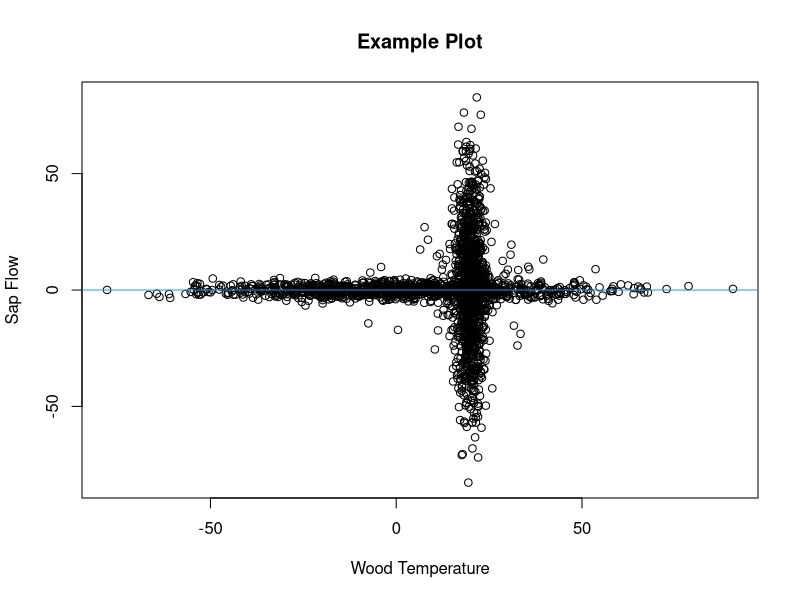

This figure's R source: (Note: this script raises an error after producing the figure.)

# Finding Critical Points in the Relationship Between Wood Temperature and Winter-Dormant-Season Sap Flow

# David Moore
# University of New Hampshire Ecohydrology Lab
# July 2023
# davidblakneymoore@gmail.com


# The Explanation

# There are situations where data points, when plotted, cluster around the
# horizontal axis except when they're near a particular value along that axis.
# A picture will help describe this situation.

Predictor_Variable <- c(rnorm(1000, 0, 25), rnorm(1000, 20, 2), rnorm(100, 20, 10))
Response_Variable <- c(rnorm(1000, 0, 2), rnorm(1000, 0, 25), rnorm(100, 0, 10))
Data_Frame <- data.frame(Predictor_Variable = Predictor_Variable, Response_Variable = Response_Variable)
plot(Response_Variable ~ Predictor_Variable, Data_Frame, main = 'Example Plot', xlab = 'Wood Temperature', ylab = 'Sap Flow')
abline(h = 0, col = 4)

# This figure is included in this repository - it's called 'Example Plot 1'.

# This made-up data mimics what I've seen in my studies on winter-dormant-
# season sap flow, where wood temperature is the predictor variable and sap
# flow is the response variable. At extreme wood temperature values, there is
# essentially no sap flow, but when wood temperature values approach a
# particular value (which may be species-specific) from above or below, sap
# flows either downward or upward in deciduous hardwoods.

# In these scenarios, the value of the predictor variable at which the response
# variable is most variable is unknown. This value, which I'll call the
# 'critical value', must be identified and likely has physiological
# significance for the tree. Here, I propose a method to estimate these
# critical values.

# To estimate a critical value, I propose to split the plane of the plot up
# into four quadrants. The quadrants will come together at a point on the
# horizontal axis somewhere between the minimum and maximum values of the
# predictor variable. These quadrants will be delineated by two lines that
# cross on the horizontal axis and that have slopes of equal magnitude but of
# different signs (in other words, the lines that delineate the quadrants are
# reflections of each other about the vertical line that passes through the
# point where the lines delineating the quadrant cross). Again, a figure will
# help to illustrate this concept.

Horizontal_Axis_Intercept_Interval <- 0.1
Vertical_Axis_Intercept_Interval <- 0.1
Slope_Interval <- 0.01
Angles <- seq((0 + Slope_Interval), ((pi / 2) - Slope_Interval), Slope_Interval)
Horizontal_Axis_Intercepts <- seq(min(Data_Frame$Predictor_Variable), max(Data_Frame$Predictor_Variable), by = Horizontal_Axis_Intercept_Interval)
Vertical_Axis_Intercepts <- seq(min(Data_Frame$Predictor_Variable), max(Data_Frame$Predictor_Variable), by = Vertical_Axis_Intercept_Interval)
i <- sample(seq_len(length((Horizontal_Axis_Intercepts))), 1)
j <- sample(seq_len(length((Vertical_Axis_Intercepts))), 1)
k <- sample(seq_len(length(Angles)), 1)
Bottommost_Points <- ifelse((Data_Frame$Response_Variable < ((tan(Angles[k]) * Data_Frame$Predictor_Variable) + Vertical_Axis_Intercepts[j] - (Horizontal_Axis_Intercepts[i] * tan(Angles[k])))) & (Data_Frame$Response_Variable < ((-tan(Angles[k]) * Data_Frame$Predictor_Variable) + Vertical_Axis_Intercepts[j] + (Horizontal_Axis_Intercepts[i] * tan(Angles[k])))), T, F)
Leftmost_Regions <- ifelse((Data_Frame$Response_Variable > ((tan(Angles[k]) * Data_Frame$Predictor_Variable) + Vertical_Axis_Intercepts[j] - (Horizontal_Axis_Intercepts[i] * tan(Angles[k])))) & (Data_Frame$Response_Variable < ((-tan(Angles[k]) * Data_Frame$Predictor_Variable) + Vertical_Axis_Intercepts[j] + (Horizontal_Axis_Intercepts[i] * tan(Angles[k])))), T, F)
Topmost_Points <- ifelse((Data_Frame$Response_Variable > ((tan(Angles[k]) * Data_Frame$Predictor_Variable) + Vertical_Axis_Intercepts[j] - (Horizontal_Axis_Intercepts[i] * tan(Angles[k])))) & (Data_Frame$Response_Variable > ((-tan(Angles[k]) * Data_Frame$Predictor_Variable) + Vertical_Axis_Intercepts[j] + (Horizontal_Axis_Intercepts[i] * tan(Angles[k])))), T, F)
Rightmost_Points <- ifelse((Data_Frame$Response_Variable < ((tan(Angles[k]) * Data_Frame$Predictor_Variable) + Vertical_Axis_Intercepts[j] - (Horizontal_Axis_Intercepts[i] * tan(Angles[k])))) & (Data_Frame$Response_Variable > ((-tan(Angles[k]) * Data_Frame$Predictor_Variable) + Vertical_Axis_Intercepts[j] + (Horizontal_Axis_Intercepts[i] * tan(Angles[k])))), T, F)
Bottommost_Points <- Data_Frame[Bottommost_Points, ]
Leftmost_Regions <- Data_Frame[Leftmost_Regions, ]
Topmost_Points <- Data_Frame[Topmost_Points, ]
Rightmost_Points <- Data_Frame[Rightmost_Points, ]
plot(Response_Variable ~ Predictor_Variable, Data_Frame, type = 'n', main = 'Example Plot', xlab = 'Wood Temperature', ylab = 'Sap Flow')
points(Bottommost_Points$Predictor_Variable, Bottommost_Points$Response_Variable, pch = 20, col = 2)
points(Leftmost_Regions$Predictor_Variable, Leftmost_Regions$Response_Variable, pch = 20, col = 3)
points(Topmost_Points$Predictor_Variable, Topmost_Points$Response_Variable, pch = 20, col = 4)
points(Rightmost_Points$Predictor_Variable, Rightmost_Points$Response_Variable, pch = 20, col = 5)
abline(a = (Vertical_Axis_Intercepts[j] - (Horizontal_Axis_Intercepts[i] * tan(Angles[k]))), b = (tan(Angles[k])))
abline(a = (Vertical_Axis_Intercepts[j] + (Horizontal_Axis_Intercepts[i] * tan(Angles[k]))), b = (-tan(Angles[k])))
abline(h = 0)

# To find the critical value, two major processes will happen. First, the lines
# delineating the quadrants will start at the leftmost data point and
# incrementally move rightward along the horizontal axis. Second, at each of
# the horizontal axis intercepts where these two lines meet, the angles of
# these lines will vary incrementally from 0 to pi / 2. For each combination of
# horizontal axis intercept and angle, a least-squares value will be
# calculated. This least-squares value will be the sum of the squared residuals
# from the topmost and bottommost quadrants (these residuals are the difference
# between the data points in these two quadrants and the vertical line that
# passes through the point where the lines delineating the quadrants cross)
# taken together and from the leftmost and rightmost quadrants (these residuals
# are the difference between the data points in these two quadrants and the
# horizontal axis) taken together. The critical point will be the value of the
# predictor variable that generates the minimum least-squares value.

# Actually, a third minor process will happen concurrently also. The vertical
# position of this critical point will be allowed to vary as well. Although, in
# theory, sap flow will approach 0 at extreme temperatures, in practice, sap
# flow values are typically off by a small amount due to probe misalignment
# (details can be found in Burgess et al., 2001). Therefore, in order to
# determine the empirical value for no sap flow, this critical point will be
# allowed to vary vertically, and the vertical position of this critical point
# will be subtracted from all sap flow values to reset the baseline to 0.

# An even better and more descriptive figure that helps to explain this process
# is included in this repository - it's called 'Example Plot 2.jpeg'.

# This function takes six arguments. The first two are required.

# The 'Predictor_Variable' argument specifies which variable will be treated as
# the variable on the horizontal axis. If the 'Data_Frame' argument is used to
# specify a data frame containing the predictor variable column, the
# 'Predictor_Variable' argument should not be written as a character string (it
# should not be surrounded by quotation marks). If the 'Data_Frame' argument is
# not used, the 'Predictor_Variable' argument should  be written as a character
# string, surrounded by quotation marks. This argument must be numeric and of
# the same length as the 'Response_Variable' argument.

# The 'Response_Variable' argument specifies which variable will be treated as
# the variable on the vertical axis. If the 'Data_Frame' argument is used to
# specify a data frame containing the response variable column, the
# 'Response_Variable' argument should not be written as a character string (it
# should not be surrounded by quotation marks). If the 'Data_Frame' argument is
# not used, the 'Response_Variable' argument should  be written as a character
# string, surrounded by quotation marks. This argument must be numeric and of
# the same length as the 'Predictor_Variable' argument.

# The 'Data_Frame' argument is optional and can be used to identify an object
# of class 'data.frame' that contains both the predictor and response
# variables.

# The 'Slope_Interval' argument specifies, in radians, how gradually slopes
# (angles) should increase from 0 to pi / 2. Smaller 'Slope_Interval' values
# will cause the function to take longer to run but will lead to more accurate
# critical values. This argument must be numeric, of length 1, and between 0
# and pi / 2.

# The 'Horizontal_Axis_Intercept_Interval' argument specifies, in whatever
# units the predictor variable is in, how gradually the quadrants shift from
# right to left. Smaller 'Horizontal_Axis_Intercept_Interval' values will cause
# the function to take longer to run but will lead to more accurate critical
# values. This argument must be numeric, of length 1, and between 0
# and the domain of the predictor variable.

# The 'Vertical_Axis_Intercept_Interval' argument specifies, in whatever units
# the response variable is in, how gradually the quadrants shift from top to
# bottom. Smaller 'Vertical_Axis_Intercept_Interval' values will cause the
# function to take longer to run but will lead to more accurate critical
# values. This argument must be numeric, of length 1, and between 0 and the
# domain of the response variable.


# The Function

Function_for_Finding_the_Critical_Point <- function (Predictor_Variable, Response_Variable, Data_Frame, Slope_Interval = 0.01, Horizontal_Axis_Intercept_Interval = 0.1, Vertical_Axis_Intercept_Interval = 0.1) {
  if (is.null(Data_Frame)) {
    if (!is.numeric(Predictor_Variable) | !is.numeric(Response_Variable)) {
      stop ("'Predictor_Variable' and 'Response_Variable' must be numeric variables.")
    }
    if (length(Predictor_Variable) != length(Response_Variable)) {
      stop ("'Predictor_Variable' and 'Response_Variable' must be of the same length.")
    }
    Predictor_Variable_Name <- deparse(substitute(Predictor_Variable))
    Response_Variable_Name <- deparse(substitute(Response_Variable))
    Data_Frame <- data.frame(Predictor_Variable = Predictor_Variable, Response_Variable = Response_Variable)
  } else if (!is.null(Data_Frame)) {
    if (class(Data_Frame) != 'data.frame') {
      stop ("'Data_Frame' must be of class 'data.frame'.")
    }
    Predictor_Variable_Name <- deparse(substitute(Predictor_Variable))
    Response_Variable_Name <- deparse(substitute(Response_Variable))
    Predictor_Variable <- Data_Frame[, deparse(substitute(Predictor_Variable))]
    Response_Variable <- Data_Frame[, deparse(substitute(Response_Variable))]
    if (!is.numeric(Predictor_Variable) | !is.numeric(Response_Variable)) {
      stop ("'Predictor_Variable' and 'Response_Variable' must be numeric variables.")
    }
    if (length(Predictor_Variable) != length(Response_Variable)) {
      stop ("'Predictor_Variable' and 'Response_Variable' must be of the same length.")
    }
    Data_Frame <- data.frame(Predictor_Variable = Predictor_Variable, Response_Variable = Response_Variable)
  }
  if (!is.numeric(Horizontal_Axis_Intercept_Interval)) {
    stop ("'Horizontal_Axis_Intercept_Interval' must be numeric.")
  }
  if (length(Horizontal_Axis_Intercept_Interval) != 1) {
    stop ("'Horizontal_Axis_Intercept_Interval' must be a single value.")
  }
  if (Horizontal_Axis_Intercept_Interval <= 0 | Horizontal_Axis_Intercept_Interval >= (max(Data_Frame$Predictor_Variable) - min(Data_Frame$Predictor_Variable))) {
    stop ("'Horizontal_Axis_Intercept_Interval' must be greater than 0 and smaller than the difference between the maximum and minimum values of the predictor variable.")
  }
  if (!is.numeric(Vertical_Axis_Intercept_Interval)) {
    stop ("'Vertical_Axis_Intercept_Interval' must be numeric.")
  }
  if (length(Vertical_Axis_Intercept_Interval) != 1) {
    stop ("'Vertical_Axis_Intercept_Interval' must be a single value.")
  }
  if (Vertical_Axis_Intercept_Interval <= 0 | Vertical_Axis_Intercept_Interval >= (max(Data_Frame$Response_Variable) - min(Data_Frame$Response_Variable))) {
    stop ("'Vertical_Axis_Intercept_Interval' must be greater than 0 and smaller than the difference between the maximum and minimum values of the response variable.")
  }
  if (!is.numeric(Slope_Interval)) {
    stop ("'Slope_Interval' must be numeric.")
  }
  if (length(Slope_Interval) != 1) {
    stop ("'Slope_Interval' must be a single value.")
  }
  if (Slope_Interval <= 0 | Slope_Interval >= pi / 2) {
    stop ("'Slope_Interval' must be greater than 0 and less than pi / 2.")
  }
  Angles <- seq((0 + Slope_Interval), ((pi / 2) - Slope_Interval), Slope_Interval)
  Horizontal_Axis_Intercepts <- seq(min(Data_Frame$Predictor_Variable), max(Data_Frame$Predictor_Variable), by = Horizontal_Axis_Intercept_Interval)
  Vertical_Axis_Intercepts <- seq(min(Data_Frame$Response_Variable), max(Data_Frame$Response_Variable), by = Vertical_Axis_Intercept_Interval)
  Output <- list(NULL)
  Counter <- 1
  for (i in seq_len(length(Horizontal_Axis_Intercepts))) {
    for (j in seq_len(length(Vertical_Axis_Intercepts))) {
      for (k in seq_len(length(Angles))) {
        Bottommost_Points <- ifelse((Data_Frame$Response_Variable < ((tan(Angles[k]) * Data_Frame$Predictor_Variable) + Vertical_Axis_Intercepts[j] - (Horizontal_Axis_Intercepts[i] * tan(Angles[k])))) & (Data_Frame$Response_Variable < ((-tan(Angles[k]) * Data_Frame$Predictor_Variable) + Vertical_Axis_Intercepts[j] + (Horizontal_Axis_Intercepts[i] * tan(Angles[k])))), T, F)
        Leftmost_Regions <- ifelse((Data_Frame$Response_Variable > ((tan(Angles[k]) * Data_Frame$Predictor_Variable) + Vertical_Axis_Intercepts[j] - (Horizontal_Axis_Intercepts[i] * tan(Angles[k])))) & (Data_Frame$Response_Variable < ((-tan(Angles[k]) * Data_Frame$Predictor_Variable) + Vertical_Axis_Intercepts[j] + (Horizontal_Axis_Intercepts[i] * tan(Angles[k])))), T, F)
        Topmost_Points <- ifelse((Data_Frame$Response_Variable > ((tan(Angles[k]) * Data_Frame$Predictor_Variable) + Vertical_Axis_Intercepts[j] - (Horizontal_Axis_Intercepts[i] * tan(Angles[k])))) & (Data_Frame$Response_Variable > ((-tan(Angles[k]) * Data_Frame$Predictor_Variable) + Vertical_Axis_Intercepts[j] + (Horizontal_Axis_Intercepts[i] * tan(Angles[k])))), T, F)
        Rightmost_Points <- ifelse((Data_Frame$Response_Variable < ((tan(Angles[k]) * Data_Frame$Predictor_Variable) + Vertical_Axis_Intercepts[j] - (Horizontal_Axis_Intercepts[i] * tan(Angles[k])))) & (Data_Frame$Response_Variable > ((-tan(Angles[k]) * Data_Frame$Predictor_Variable) + Vertical_Axis_Intercepts[j] + (Horizontal_Axis_Intercepts[i] * tan(Angles[k])))), T, F)
        Vertical_Points <- Data_Frame[Bottommost_Points | Topmost_Points, ]
        Vertical_Sum_of_Squared_Residuals <- sum((Vertical_Points$Predictor_Variable - Horizontal_Axis_Intercepts[i]) ^ 2)
        Horizontal_Points <- Data_Frame[Leftmost_Regions | Rightmost_Points, ]
        Horizontal_Sum_of_Squared_Residuals <- sum((Horizontal_Points$Response_Variable) ^ 2)
        Overall_Sum_of_Squared_Residuals <- Vertical_Sum_of_Squared_Residuals + Horizontal_Sum_of_Squared_Residuals
        Output[[Counter]] <- list(Horizontal_Axis_Intercept = Horizontal_Axis_Intercepts[i], Vertical_Axis_Intercept = Vertical_Axis_Intercepts[j], Angle = Angles[k], Overall_Sum_of_Squared_Residuals = Overall_Sum_of_Squared_Residuals, Bottommost_Points_List = Data_Frame[Bottommost_Points, ], Leftmost_Points_List = Data_Frame[Leftmost_Regions, ], Topmost_Points_List = Data_Frame[Topmost_Points, ], Rightmost_Points_List = Data_Frame[Rightmost_Points, ], Vertical_Points = Vertical_Points, Horizontal_Points = Horizontal_Points)
        Counter <- Counter + 1
      }
    }
  }
  Output[[which.min(sapply(Output, `[`, 'Overall_Sum_of_Squared_Residuals'))]]
}


# An Example

# Let's see if we can identify the critical point for the made-up data we
# generated in the 'The Explanation' section.

(Output <- Function_for_Finding_the_Critical_Point(Predictor_Variable, Response_Variable, Data_Frame))
plot(Response_Variable ~ Predictor_Variable, Data_Frame, main = 'Example Plot', xlab = 'Wood Temperature', ylab = 'Sap Flow')
abline(h = Output$Vertical_Axis_Intercept, col = 4)
abline(v = Output$Horizontal_Axis_Intercept, col = 4)

# I think the function did a nice job!
